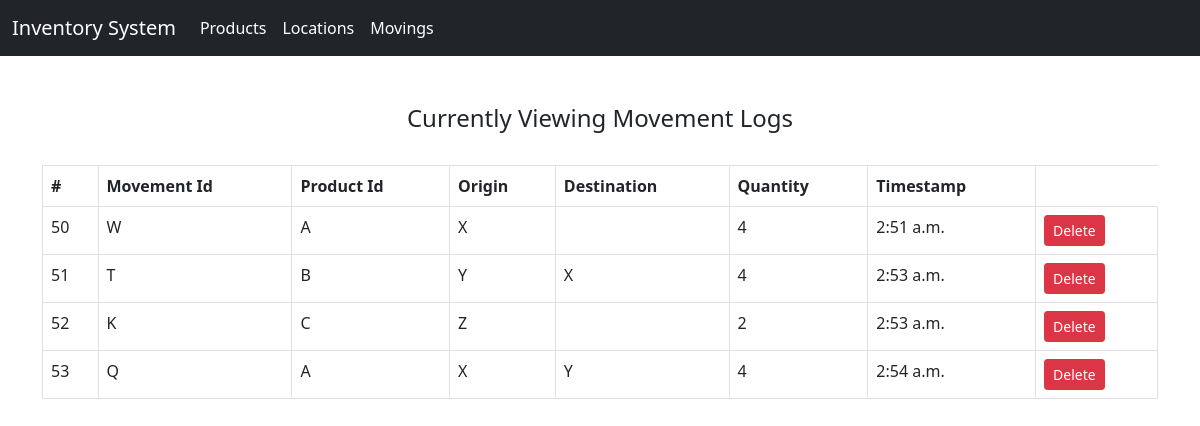
The app's page /movement with its own data.
### home/models.py (models this page shows, shortened)
class Product(Locations):
    ProductId = models.CharField(max_length=100, blank = False)
    qt = models.IntegerField()

class ProductMovement(Product):
    movementId = models.CharField(max_length=50, blank = False)
    timestamp = models.TimeField(auto_now=True, auto_now_add=False)
    from_location = models.CharField(max_length=50, blank = True)
    to_location  = models.CharField(max_length=50, blank = True)
    qty = models.IntegerField(blank = False)

class Locations(models.Model):
    locationid = models.CharField(max_length=50, blank = False)

class Product(Locations):
    ProductId = models.CharField(max_length=100, blank = False)
    qt = models.IntegerField()

### home/views.py (the view)
# urls.py: path("movement", views.movement, name ='movement'),
def movement(request):
    items = ProductMovement.objects.all()
    context = {
        'items' : items
    }
    return render(request, 'movement.html', context)

### templates/movement.html (shortened to what this page needs)
{% extends 'base.html' %}
{% block body %}
<div class="container">
    <br>
    <br>
    <h4 class = "text-center"> Currently Viewing Movement Logs </h4>
    <br>
    <table class="table table-bordered">
        <thead>
            <tr>
                <th scope="col">#</th>
                <th scope="col">Movement Id</th>
                <th scope="col">Product Id</th>
                <th scope="col">Origin</th>
                <th scope="col">Destination</th>
                <th scope="col">Quantity</th>
                <th scope="col">Timestamp</th>
            </tr>
        </thead>
        <tbody>
            {% for item in items %}
            <tr>
                <td>{{item.pk}}</td>
                <td>{{item.movementId}}</td>
                <td>{{item.ProductId}}</td>
                <td>{{item.from_location}}</td>
                <td>{{item.to_location}}</td>
                <td>{{item.qty}}</td>
                <td>{{item.timestamp}}</td>
                <td><a class="btn btn-danger btn-sm" href="movement/{{item.pk}}" role="button">Delete</a></td>
            </tr>{% endfor %}
        </tbody>
    </table>
</div>
{% endblock body %}

### records on screen
ProductMovement: pk "50", movementId "W", ProductId "A", from_location "X", qty "4", timestamp "2:51 a.m."
ProductMovement: pk "51", movementId "T", ProductId "B", from_location "Y", to_location "X", qty "4", timestamp "2:53 a.m."
ProductMovement: pk "52", movementId "K", ProductId "C", from_location "Z", qty "2", timestamp "2:53 a.m."
ProductMovement: pk "53", movementId "Q", ProductId "A", from_location "X", to_location "Y", qty "4", timestamp "2:54 a.m."
